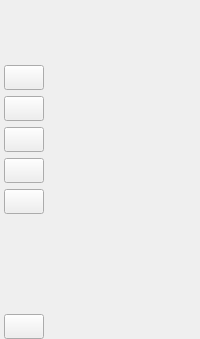
     <widget class="QWidget" name="widget_logo" native="true">
      <property name="enabled">
       <bool>true</bool>
      </property>
      <property name="styleSheet">
       <string notr="true"/>
      </property>
      <layout class="QVBoxLayout" name="verticalLayout_4">
       <property name="spacing">
        <number>0</number>
       </property>
       <property name="leftMargin">
        <number>4</number>
       </property>
       <property name="topMargin">
        <number>0</number>
       </property>
       <property name="rightMargin">
        <number>0</number>
       </property>
       <property name="bottomMargin">
        <number>0</number>
       </property>
       <item>
        <layout class="QHBoxLayout" name="horizontalLayout">
         <property name="spacing">
          <number>1</number>
         </property>
         <property name="leftMargin">
          <number>0</number>
         </property>
         <property name="topMargin">
          <number>0</number>
         </property>
         <property name="rightMargin">
          <number>0</number>
         </property>
         <item>
          <widget class="QPushButton" name="pushButton_15">
           <property name="minimumSize">
            <size>
             <width>40</width>
             <height>25</height>
            </size>
           </property>
           <property name="maximumSize">
            <size>
             <width>25</width>
             <height>25</height>
            </size>
           </property>
           <property name="text">
            <string/>
           </property>
           <property name="icon">
            <iconset resource="icomoon/logo.qrc">
             <normaloff>:/icon/bank.png</normaloff>:/icon/bank.png</iconset>
           </property>
           <property name="checkable">
            <bool>false</bool>
           </property>
           <property name="checked">
            <bool>false</bool>
           </property>
           <property name="flat">
            <bool>true</bool>
           </property>
          </widget>
         </item>
        </layout>
       </item>
       <item>
        <spacer name="verticalSpacer_3">
         <property name="orientation">
          <enum>Qt::Vertical</enum>
         </property>
         <property name="sizeHint" stdset="0">
          <size>
           <width>20</width>
           <height>40</height>
          </size>
         </property>
        </spacer>
       </item>
       <item>
        <layout class="QVBoxLayout" name="verticalLayout">
         <property name="spacing">
          <number>6</number>
         </property>
         <property name="sizeConstraint">
          <enum>QLayout::SetDefaultConstraint</enum>
         </property>
         <item>
          <widget class="QPushButton" name="server_button">
           <property name="enabled">
            <bool>true</bool>
           </property>
           <property name="minimumSize">
            <size>
             <width>40</width>
             <height>25</height>
            </size>
           </property>
           <property name="maximumSize">
            <size>
             <width>25</width>
             <height>25</height>
            </size>
           </property>
           <property name="text">
            <string/>
           </property>
           <property name="icon">
            <iconset resource="icomoon/logo.qrc">
             <normaloff>:/icon/server.png</normaloff>:/icon/server.png</iconset>
           </property>
           <property name="checkable">
            <bool>false</bool>
           </property>
           <property name="autoRepeat">
            <bool>false</bool>
           </property>
           <property name="autoExclusive">
            <bool>false</bool>
           </property>
           <property name="autoDefault">
            <bool>false</bool>
           </property>
          </widget>
         </item>
         <item>
          <widget class="QPushButton" name="client_btn">
           <property name="minimumSize">
            <size>
             <width>40</width>
             <height>25</height>
            </size>
           </property>
           <property name="maximumSize">
            <size>
             <width>25</width>
             <height>25</height>
            </size>
           </property>
           <property name="text">
            <string/>
           </property>
           <property name="icon">
            <iconset resource="icomoon/logo.qrc">
             <normaloff>:/icon/client.png</normaloff>:/icon/client.png</iconset>
           </property>
          </widget>
         </item>
         <item>
          <widget class="QPushButton" name="account_btn">
           <property name="minimumSize">
            <size>
             <width>40</width>
             <height>25</height>
            </size>
           </property>
           <property name="maximumSize">
            <size>
             <width>25</width>
             <height>25</height>
            </size>
           </property>
           <property name="text">
            <string/>
           </property>
           <property name="icon">
            <iconset resource="icomoon/logo.qrc">
             <normaloff>:/icon/account.png</normaloff>:/icon/account.png</iconset>
           </property>
          </widget>
         </item>
         <item>
          <widget class="QPushButton" name="operation_btn">
           <property name="minimumSize">
            <size>
             <width>40</width>
             <height>25</height>
            </size>
           </property>
           <property name="maximumSize">
            <size>
             <width>25</width>
             <height>25</height>
            </size>
           </property>
           <property name="text">
            <string/>
           </property>
           <property name="icon">
            <iconset resource="icomoon/logo.qrc">
             <normaloff>:/icon/operation.png</normaloff>:/icon/operation.png</iconset>
           </property>
          </widget>
         </item>
         <item>
          <widget class="QPushButton" name="pushButton">
           <property name="minimumSize">
            <size>
             <width>40</width>
             <height>25</height>
            </size>
           </property>
           <property name="maximumSize">
            <size>
             <width>25</width>
             <height>25</height>
            </size>
           </property>
           <property name="text">
            <string/>
           </property>
           <property name="icon">
            <iconset resource="icomoon/logo.qrc">
             <normaloff>:/icon/management.png</normaloff>:/icon/management.png</iconset>
           </property>
          </widget>
         </item>
        </layout>
       </item>
       <item>
        <spacer name="verticalSpacer">
         <property name="orientation">
          <enum>Qt::Vertical</enum>
         </property>
         <property name="sizeHint" stdset="0">
          <size>
           <width>20</width>
           <height>100</height>
          </size>
         </property>
        </spacer>
       </item>
       <item>
        <widget class="QPushButton" name="close_btn">
         <property name="minimumSize">
          <size>
           <width>40</width>
           <height>25</height>
          </size>
         </property>
         <property name="maximumSize">
          <size>
           <width>25</width>
           <height>25</height>
          </size>
         </property>
         <property name="text">
          <string/>
         </property>
         <property name="icon">
          <iconset resource="icomoon/logo.qrc">
           <normaloff>:/icon/close.png</normaloff>:/icon/close.png</iconset>
         </property>
        </widget>
       </item>
      </layout>
     </widget>
